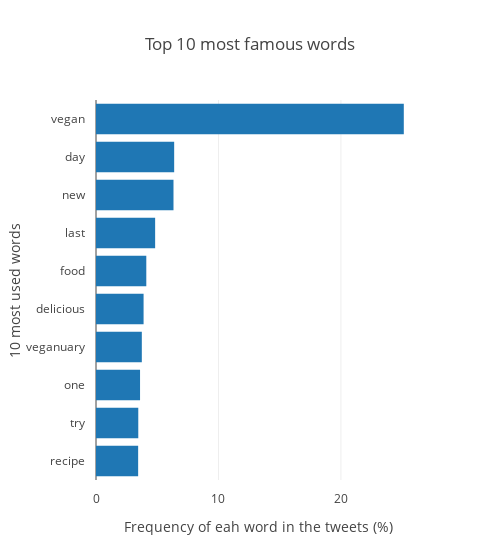

Notebook source saved alongside this figure:
### Code cell
data = [Bar(
        y=count['word'][0:10], # assign x as the dataframe column 'x'
        x=count['freq_words %'][0:10], 
        orientation = 'h',
)]

layout = Layout(
    title="Top 10 most famous words",
    xaxis=dict(title='Frequency of eah word in the tweets (%)'),
    yaxis=dict(title='10 most used words', automargin = True, autorange='reversed'),
    margin=dict(pad=10), 
    width=500
)

fig = Figure(data=data, layout=layout)

iplot(fig)

### Figure 1 — Plotly figure (JSON) as saved in the notebook; plotly's stock layout.template omitted (floating-point values rounded to 4 significant figures)
{"data": [{"orientation": "h", "type": "bar", "uid": "81802dc9-9ba9-43af-a3b7-6cb36409627c", "x": [25.13, 6.383, 6.328, 4.829, 4.107, 3.885, 3.741, 3.597, 3.452, 3.441], "y": ["vegan", "day", "new", "last", "food", "delicious", "veganuary", "one", "try", "recipe"]}], "layout": {"margin": {"pad": 10}, "title": {"text": "Top 10 most famous words"}, "width": 500, "xaxis": {"title": {"text": "Frequency of eah word in the tweets (%)"}}, "yaxis": {"automargin": true, "autorange": "reversed", "title": {"text": "10 most used words"}}}}
